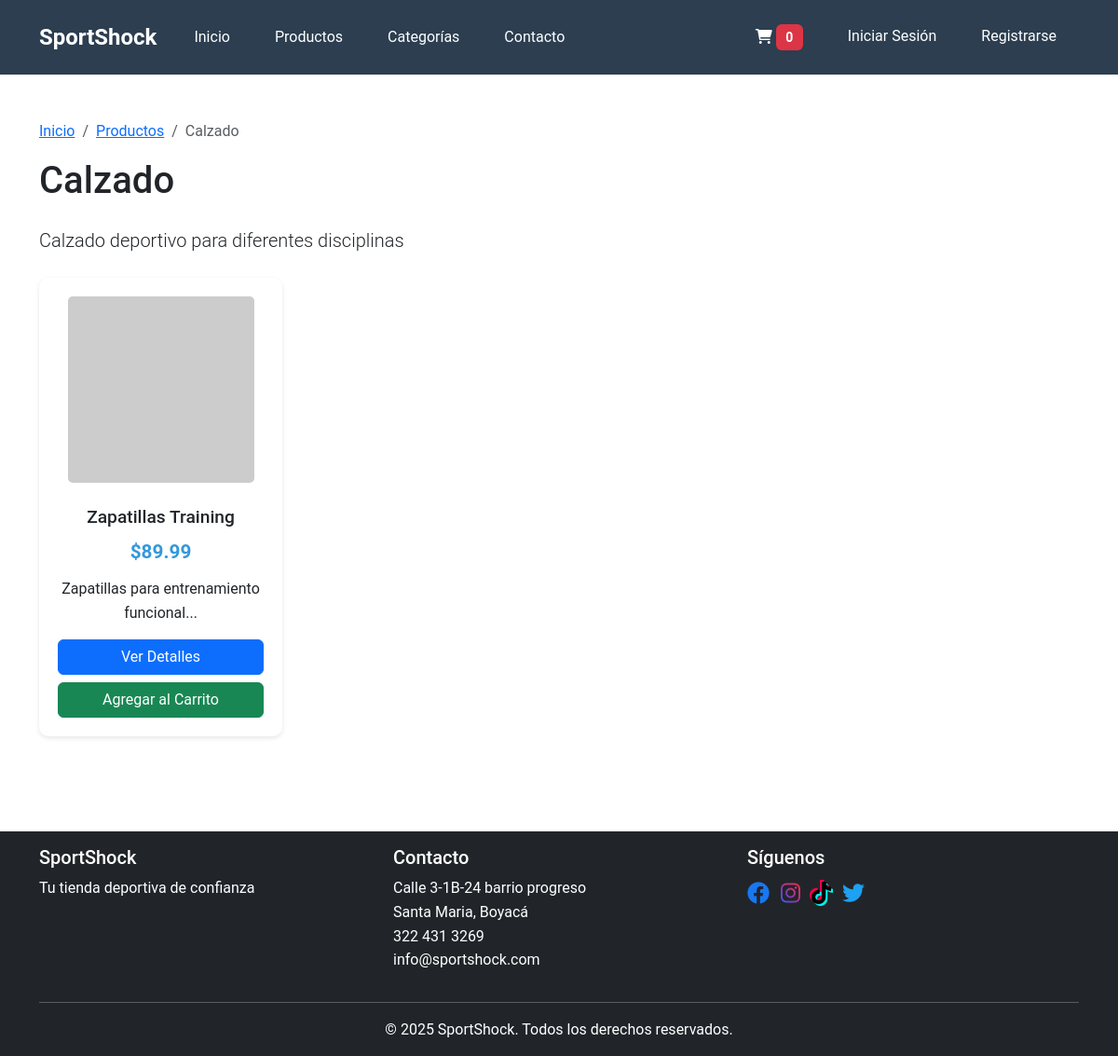
Screenshot of /categorias.php?id=2 with the database file from the repository.
### tables this page shows
CREATE TABLE IF NOT EXISTS categorias (
    id INT AUTO_INCREMENT PRIMARY KEY,
    nombre VARCHAR(50) NOT NULL,
    descripcion TEXT,
    imagen VARCHAR(255)
);

CREATE TABLE IF NOT EXISTS productos (
    id INT AUTO_INCREMENT PRIMARY KEY,
    nombre VARCHAR(100) NOT NULL,
    descripcion TEXT,
    precio DECIMAL(10,2) NOT NULL,
    stock INT NOT NULL DEFAULT 0,
    imagen VARCHAR(255),
    categoria_id INT,
    destacado BOOLEAN DEFAULT FALSE,
    fecha_creacion TIMESTAMP DEFAULT CURRENT_TIMESTAMP,
    FOREIGN KEY (categoria_id) REFERENCES categorias(id)
);

### includes/db.php (called while the page is built, shortened)
<?php
$conn = mysqli_connect(DB_HOST, DB_USER, DB_PASS, DB_NAME);
mysqli_set_charset($conn, "utf8");
function obtenerProductosPorCategoria($categoria_id) {
    global $conn;
    $categoria_id = (int)$categoria_id;
    $query = "SELECT p.*,
              CASE
                WHEN p.imagen IS NULL OR p.imagen = ''
                THEN CONCAT('https://via.placeholder.com/300x300?text=', REPLACE(p.nombre, ' ', '+'))
                ELSE p.imagen
              END as imagen_url,
              c.nombre as categoria_nombre
              FROM productos p
              LEFT JOIN categorias c ON p.categoria_id = c.id
              WHERE p.categoria_id = $categoria_id";
    $result = mysqli_query($conn, $query);
    $productos = array();
    while ($row = mysqli_fetch_assoc($result)) {
        $productos[] = $row;
    }
    return $productos;
}

### categorias.php (the view, shortened to what this page needs)
<?php
include 'includes/db.php';
$categoria_id = isset($_GET['id']) ? (int)$_GET['id'] : 0;
$query = "SELECT * FROM categorias WHERE id = $categoria_id";
$result = mysqli_query($conn, $query);
$categoria = mysqli_fetch_assoc($result);
$productos = obtenerProductosPorCategoria($categoria_id);
?>
<!DOCTYPE html>
<html lang="es">
<head>
    <link rel="stylesheet" href="css/style.css">
    <link href="https://cdn.jsdelivr.net/npm/bootstrap@5.3.0/dist/css/bootstrap.min.css" rel="stylesheet">
    <link rel="stylesheet" href="https://cdnjs.cloudflare.com/ajax/libs/font-awesome/6.0.0/css/all.min.css">
</head>
<body>
    <?php include 'includes/header.php'; ?>
    <div class="container my-5">
        <nav aria-label="breadcrumb">
            <ol class="breadcrumb">
                <li class="breadcrumb-item"><a href="index.php">Inicio</a></li>
                <li class="breadcrumb-item"><a href="productos.php">Productos</a></li>
                <li class="breadcrumb-item active" aria-current="page"><?php echo htmlspecialchars($categoria['nombre']); ?></li>
            </ol>
        </nav>
        <h1 class="mb-4"><?php echo htmlspecialchars($categoria['nombre']); ?></h1>
        <?php if (!empty($categoria['descripcion'])): ?>
            <p class="lead mb-4"><?php echo htmlspecialchars($categoria['descripcion']); ?></p>
        <?php endif; ?>
        <div class="row">
            <?php if (empty($productos)): ?>
                <div class="col-12">
                    <div class="alert alert-info">
                        No hay productos disponibles en esta categoría en este momento.
                    </div>
                </div>
            <?php else: ?>
                <?php foreach($productos as $producto): ?>
                    <div class="col-md-3 mb-4">
                        <div class="product-card">
                            <img src="<?php echo htmlspecialchars($producto['imagen_url']); ?>"
                                 alt="<?php echo htmlspecialchars($producto['nombre']); ?>"
                                 class="img-fluid">
                            <h3><?php echo htmlspecialchars($producto['nombre']); ?></h3>
                            <p class="price">$<?php echo number_format($producto['precio'], 2); ?></p>
                            <?php if (!empty($producto['descripcion'])): ?>
                                <p class="description"><?php echo htmlspecialchars(substr($producto['descripcion'], 0, 100)) . '...'; ?></p>
                            <?php endif; ?>
                            <div class="d-grid gap-2">
                                <a href="producto.php?id=<?php echo $producto['id']; ?>" class="btn btn-primary">Ver Detalles</a>
                                <button class="btn btn-success agregar-carrito" data-id="<?php echo $producto['id']; ?>">
                                    Agregar al Carrito
                                </button>
                            </div>
                        </div>
                    </div>
                <?php endforeach; ?>
            <?php endif; ?>
        </div>
    </div>
    <?php include 'includes/footer.php'; ?>
</body>
</html>

### css/style.css (style rules this page uses)
:root { --primary-color: #3498db; --secondary-color: #2ecc71; --dark-color: #2c3e50; --light-color: #ecf0f1; --danger-color: #e74c3c; --warning-color: #f1c40f; }
body { font-family: 'Roboto', sans-serif; line-height: 1.6; margin: 0; padding: 0; }
.product-card { background: white; border-radius: 10px; padding: 20px; text-align: center; box-shadow: 0 2px 5px rgba(0,0,0,0.1); margin-bottom: 30px; transition: transform 0.3s ease; }
.product-card img { max-width: 100%; height: 200px; object-fit: cover; border-radius: 5px; margin-bottom: 15px; }
.product-card h3 { font-size: 1.2rem; margin: 10px 0; }
.price { color: var(--primary-color); font-size: 1.3rem; font-weight: bold; margin: 10px 0; }

### rows the page displays
categorias: nombre "Calzado", descripcion "Calzado deportivo para diferentes disciplinas"
productos: nombre "Zapatillas Training", precio "89.99", descripcion "Zapatillas para entrenamiento funcional"
